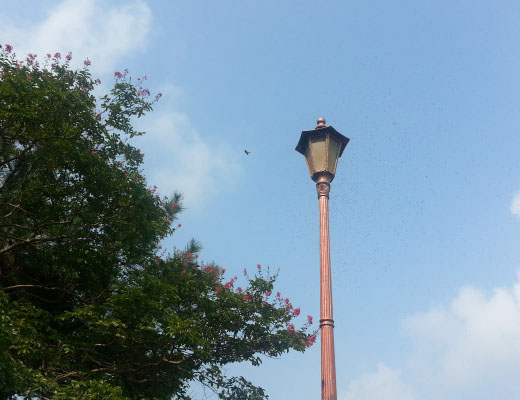
//> input picture OpenCV_test/image/bit_test.jpg, 520 x 400 px
$ ./연습문제17   (built with g++ and OpenCV 4)
//> lines starting //> are read from the running program, lines starting //| are printed output that depends on the picture; after the words box and inside, x2 and y2 are one past the last pixel; in counts of white or black regions, pixels touching at a corner belong together
#include <opencv2/opencv.hpp>

using namespace std;
using namespace cv;

// image
Mat img;

// sub_image
Mat sub_img;
int threshold1 = 50;
int threshold2 = 100;

void onTrackbar(int, void*)
{
	// Canny 실행
	Mat edges;
	Canny(img, edges, threshold1, threshold2);

	// show image
	imshow("Canny", edges);
}

int main()
{
	// GRAYSCALE로 받음
	img = imread("image/bit_test.jpg", IMREAD_GRAYSCALE);
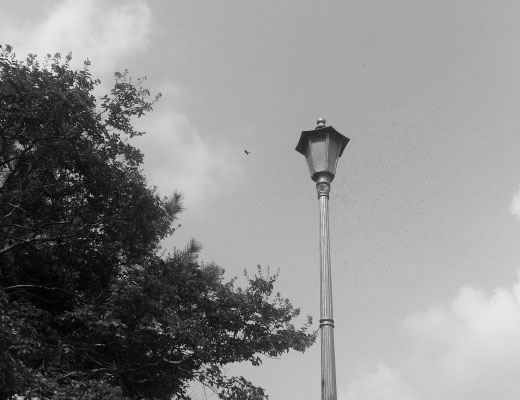
//> img: 400 rows x 520 cols, CV_8UC1; min 0, max 238, mean 139.5

	// Assert -> img.data
	CV_Assert(img.data);

	// set window name
	namedWindow("Canny", WINDOW_AUTOSIZE);

	// trackbar는 두개이지만
	// 함수랑 window는 한쪽으로 합침
	// max_val = 255
	createTrackbar("th1", "Canny", &threshold1, 255, onTrackbar);
	createTrackbar("th2", "Canny", &threshold2, 255, onTrackbar);

	// 한번 실행 -> imshow
	onTrackbar(0, 0);
//> in onTrackbar, `Canny(img, edges, threshold1, threshold2);`:
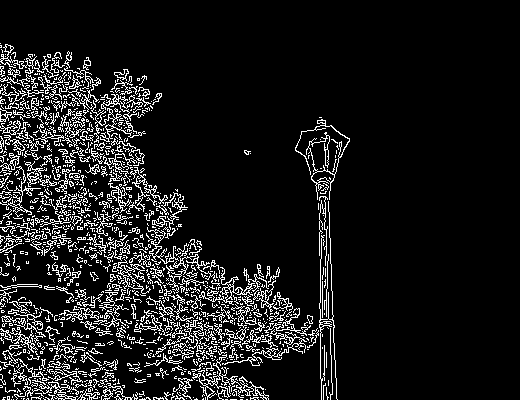
//> edges: 400 rows x 520 cols, CV_8UC1; 10.4% white in thin lines or dots, all inside (x1, y1, x2, y2) = (0, 43, 350, 400)
	waitKey();
	return 0;
}

$ run again, with OpenCV_test/image/lightning1.jpg copied over OpenCV_test/image/bit_test.jpg
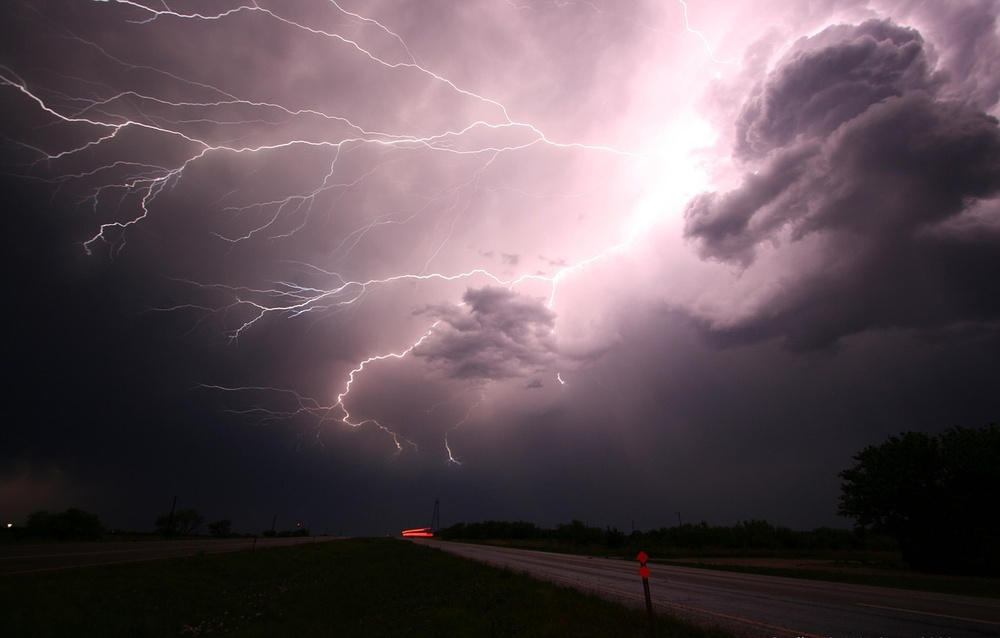
//> input picture OpenCV_test/image/lightning1.jpg, 1000 x 638 px, shrunk from 1280 x 817 before the run
//> `img = imread("image/bit_test.jpg", IMREAD_GRAYSCALE);`:
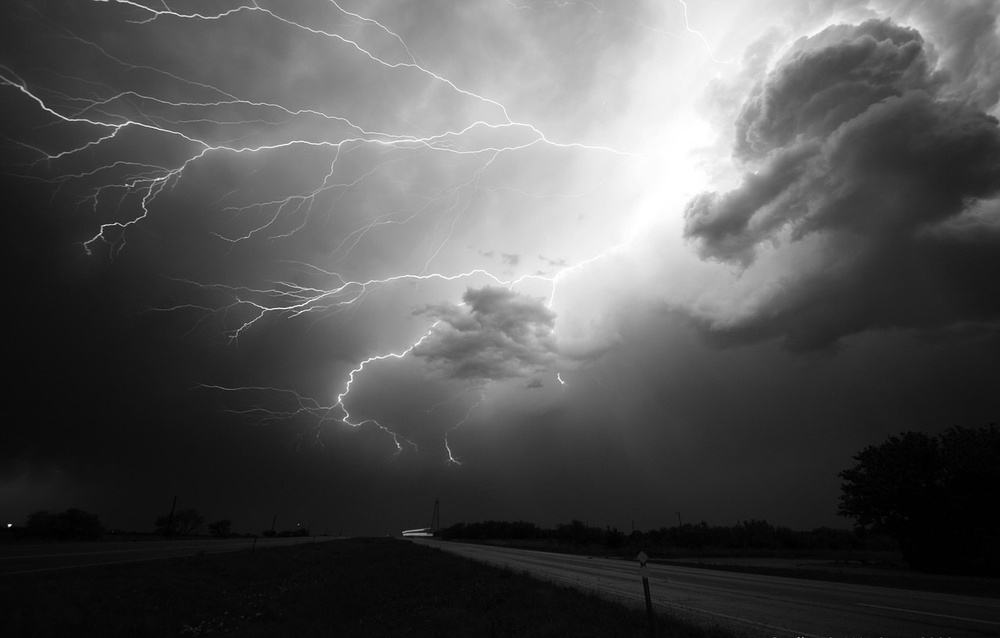
//> img: 638 rows x 1000 cols, CV_8UC1; min 0, max 255, mean 83.2
//> in onTrackbar, `Canny(img, edges, threshold1, threshold2);`:
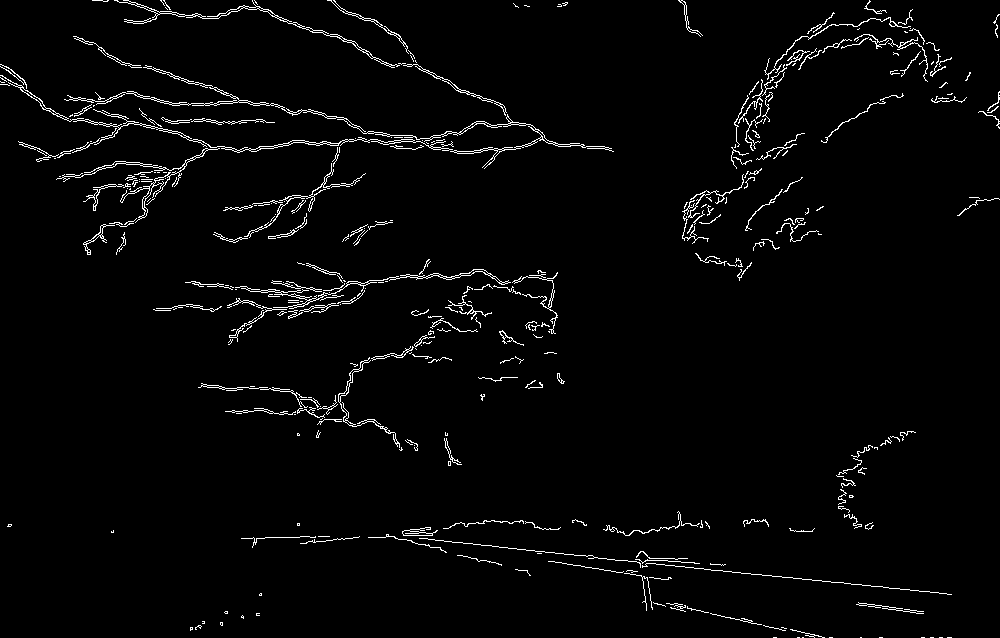
//> edges: 638 rows x 1000 cols, CV_8UC1; 2.6% white in thin lines or dots

$ run again, with OpenCV_test/image/m1_woman1.jpg copied over OpenCV_test/image/bit_test.jpg
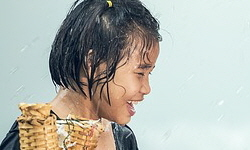
//> input picture OpenCV_test/image/m1_woman1.jpg, 250 x 150 px
//> `img = imread("image/bit_test.jpg", IMREAD_GRAYSCALE);`:
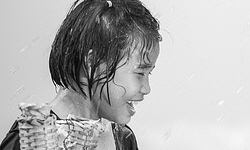
//> img: 150 rows x 250 cols, CV_8UC1; min 0, max 255, mean 178.7
//> in onTrackbar, `Canny(img, edges, threshold1, threshold2);`:
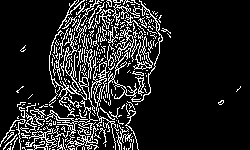
//> edges: 150 rows x 250 cols, CV_8UC1; 14.5% white in thin lines or dots
